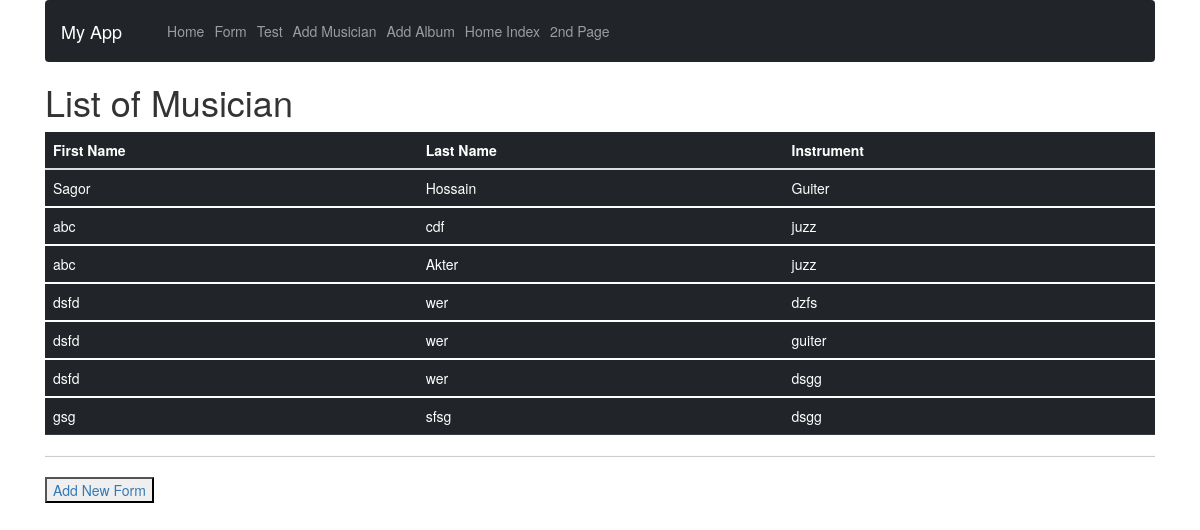
The page / on the database its author committed.
### first_app/models.py (models this page shows, shortened)
class Musician(models.Model):
    first_name = models.CharField(max_length=50)  #required thakle khali rakha jay na
    last_name = models.CharField(max_length=50)
    instrument = models.CharField(max_length=50)

### first_app/views.py (the view)
# urls.py: path('', views.index,name = 'index'),
def index(request):
    musician_list = Musician.objects.order_by('first_name')
    diction = {'text_1':'List of Musician','musician':musician_list}
    return render(request,'first_app/index.html',context=diction)

### templates/first_app/index.html
<!DOCTYPE html>
{% extends "first_app/base.html" %}
{% block body_block %}
<h1>{{ text_1 }}</h1>
<table class="table table-sm table-dark">
    <thead>
      <tr>
        <th scope="col">First Name</th>
        <th scope="col">Last Name</th>
        <th scope="col">Instrument</th>
      </tr>
    </thead>
    {% for row in musician %}
    <tbody>
      <tr>
        <td>{{ row.first_name }}</td>
        <td>{{ row.last_name }}</td>
        <td>{{ row.instrument }}</td>
      </tr>
    </tbody>
    {% endfor %}
  </table>
<hr>
<button><a href="{% url 'first_app:form' %}">Add New Form</a></button>
{% endblock %}
{% load static %}

### templates/first_app/base.html (shortened to what this page needs)
<!DOCTYPE html>
<html lang="en">
<head>
    <link href="https://cdn.jsdelivr.net/npm/bootstrap@5.1.1/dist/css/bootstrap.min.css" rel="stylesheet"
>
    <link rel="stylesheet" href="https://maxcdn.bootstrapcdn.com/bootstrap/3.3.7/css/bootstrap.min.css"
>
</head>
<body>
    <div class="container">
        <nav class="navbar navbar-expand-lg navbar-dark bg-dark">
            <a class="navbar-brand" href="{% url 'first_app:index' %}">My App</a>
            <div class="collapse navbar-collapse" id="navbarTogglerDemo03">
                <ul class="navbar-nav mr-auto mt-2 mt-lg-0">
                    <li class="nav-item active">
                        <a class="nav-link" href="{% url 'first_app:index' %}">Home </a>
                    </li>
                    <li class="nav-item">
                        <a class="nav-link" href="{% url 'first_app:form' %}">Form</a>
                    </li>
                    <li class="nav-item">
                        <a class="nav-link" href="{% url 'first_app:test' %}">Test</a>
                    </li>
                    <li class="nav-item">
                        <a class="nav-link" href="{% url 'first_app:musician_form_n' %}">Add Musician</a>
                    </li>
                    <li class="nav-item">
                        <a class="nav-link" href="{% url 'first_app:album_form' %}">Add Album</a>
                    </li>
                    <li class="nav-item">
                        <a class="nav-link" href="{% url 'first_app:db_test' %}">Home Index</a>
                    </li>
                    <li class="nav-item">
                        <a class="nav-link" href="{% url 'first_app:indexview' %}">2nd Page</a>
                    </li>
                </ul>
            </div>
        </nav>
        {% block body_block %}
        {% endblock %}
    </div>
</body>
</html>

### rows shown on the page
Musician: first_name "Sagor", last_name "Hossain", instrument "Guiter"
Musician: first_name "abc", last_name "cdf", instrument "juzz"
Musician: first_name "abc", last_name "Akter", instrument "juzz"
Musician: first_name "dsfd", last_name "wer", instrument "dzfs"
Musician: first_name "dsfd", last_name "wer", instrument "guiter"
Musician: first_name "dsfd", last_name "wer", instrument "dsgg"
Musician: first_name "gsg", last_name "sfsg", instrument "dsgg"

### other values the page prints
{{ text_1 }} "List of Musician"
